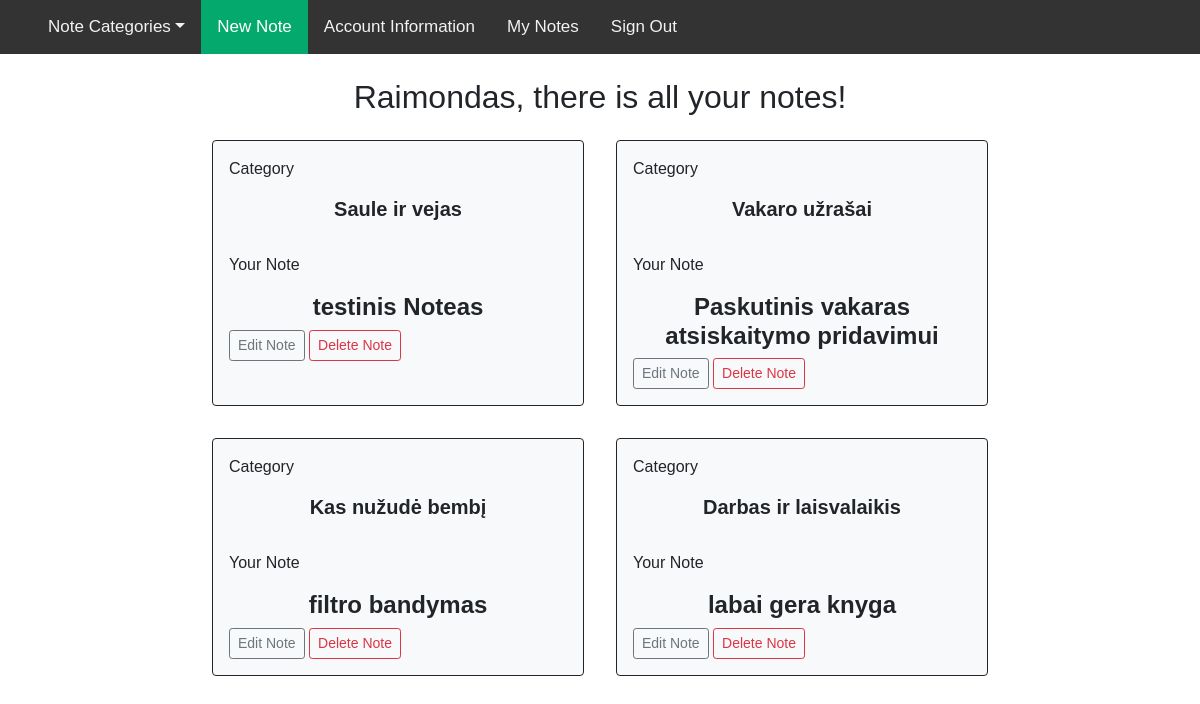
Page /read_review (signed in) on the committed database.
### main.py (models this page shows, shortened)
class User(db.Model, UserMixin):
    __tablename__ = 'user'
    id = db.Column(db.Integer, primary_key=True)
    first_name = db.Column(db.Integer, nullable=False)
    last_name = db.Column(db.String(100), nullable=False)
    email_address = db.Column(db.String(100), nullable=False, unique=True)
    password = db.Column(db.String(100), nullable=False)
    is_admin = db.Column(db.Boolean, nullable=False, default=False)

class Review(db.Model):
    __tablename__ = 'review'
    id = db.Column(db.Integer, primary_key=True)
    date_posted = db.Column(db.DateTime, nullable=False, default=datetime.utcnow)
    content = db.Column(db.Text, nullable=False)
    user_id = db.Column(db.Integer, db.ForeignKey('user.id'), nullable=False)
    user = db.relationship("User")
    books_id = db.Column(db.Integer, db.ForeignKey('books.id'))
    book_name = db.relationship("Books")

class Books(db.Model):
    __tablename__ = 'books'
    id = db.Column(db.Integer, primary_key=True)
    book_name = db.Column(db.String(100), nullable=False)
    image_file = db.Column(db.String(20), nullable=False, default='default.jpg')
    user_id = db.Column(db.Integer, db.ForeignKey("user.id"))
    user = db.relationship("User")
    author_id = db.Column(db.Integer, db.ForeignKey("author.id"))
    author = db.relationship("Author")
    def __repr__(self):
        return f'{self.book_name}'

### main.py (the view)
@app.route('/read_review')
@login_required
def read_review():
    try:
        reviews = Review.query.all()
    except:
        reviews = []
    return render_template("read_review.html", reviews=reviews)

### main.py (called while the page is built)
@login_manager.user_loader
def load_user(user_id):
    return User.query.get(user_id)

### templates/read_review.html (shortened to what this page needs)
{% extends "base.html" %}
{% block content %}
<div class="text-center">
    <h2 class="account-heading">{{ current_user.first_name }}, there is all your notes!</h2>
</div>
        <div class="content d-flex flex-wrap justify-content-center">
            {% for review in reviews %}
            {% if review.user.id == current_user.id %}
            <div class="col-5 col-sm-4 p-3 m-3 border border-dark rounded-2 bg-light">
                <div>
                    <p>Category</p>
                    <h5 class="text-center"><strong>{{ review.book_name }}</strong></h5>
                    <p>Your Note</p>
                    <h4 class="text-center"><strong>{{ review.content }}</strong></h4>
                </div>
                <a href="{{ url_for('edit_review', id=review.id)}}" class="btn btn-outline-secondary btn-sm">Edit Note</a>
                <a href="{{ url_for('delete_review', id=review.id)}}" class="btn btn-outline-danger btn-sm">Delete Note</a>
            </div>
            {% endif %}
            {% endfor %}
        </div>
{% endblock %}

### templates/base.html (style rules this page uses)
body { margin: 0; font-family: Arial, Helvetica, sans-serif; }

### rows in the picture
User: first_name "Raimondas"
Review: book_name "Saule ir vejas", content "testinis Noteas"
Review: book_name "Vakaro užrašai", content "Paskutinis vakaras atsiskaitymo pridavimui"
Review: book_name "Kas nužudė bembį", content "filtro bandymas"
Review: book_name "Darbas ir laisvalaikis", content "labai gera knyga"
